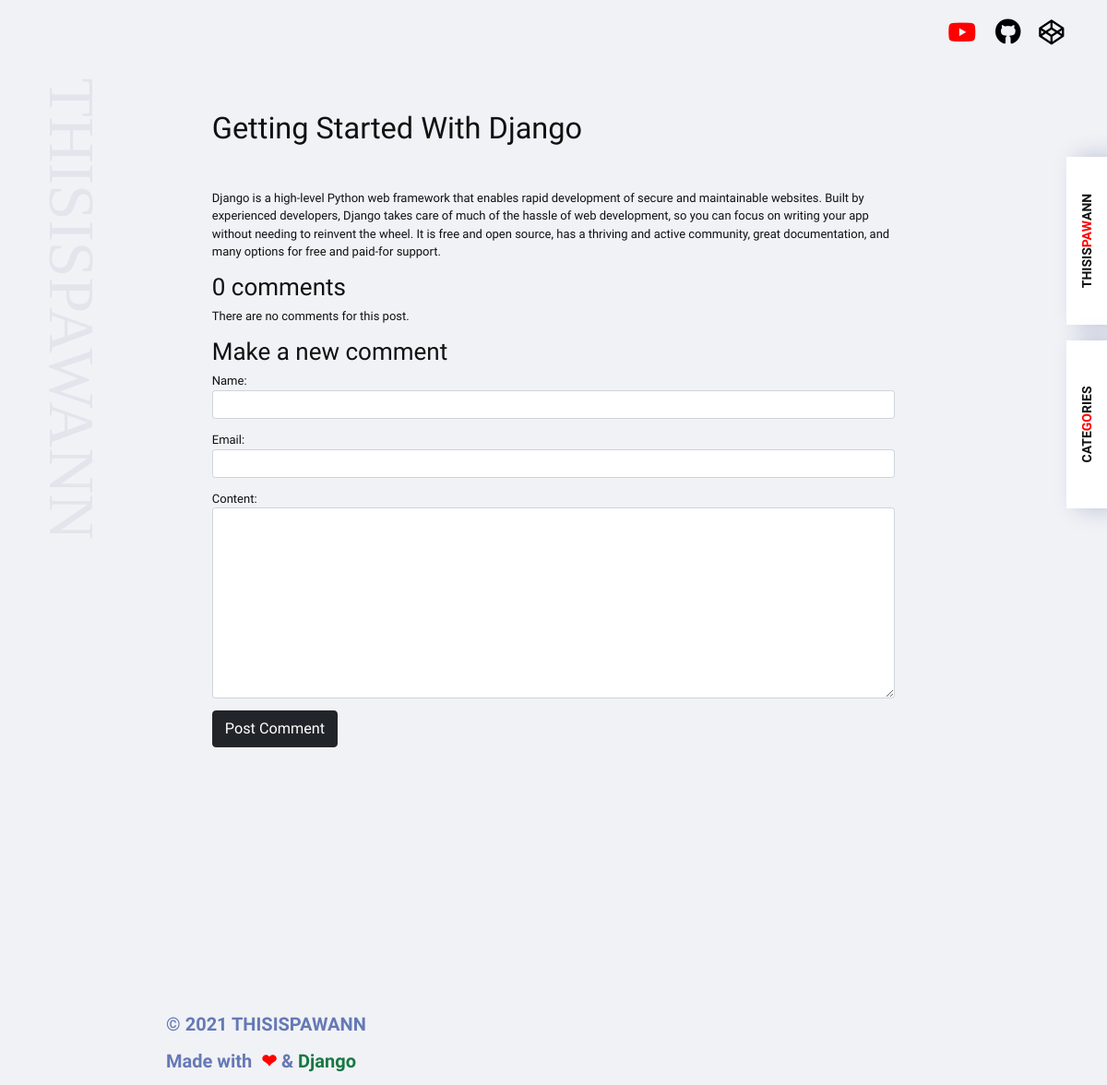
The page /django on the database as committed earlier.
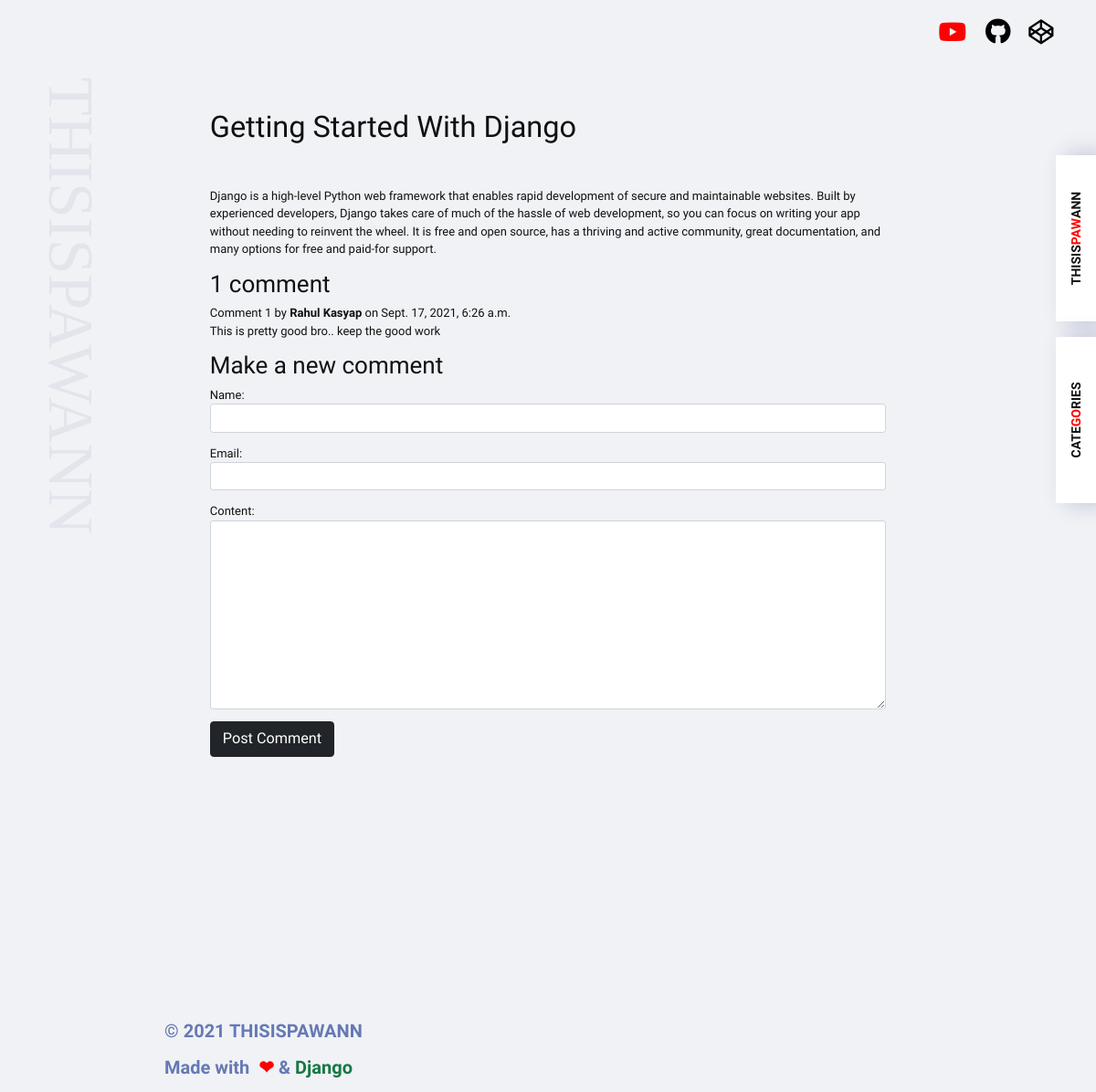
The same page on the database as committed later.
### posts/models.py (models this page shows, shortened)
class Post(models.Model):
    class NewManager(models.Manager):
        def get_queryset(self):
            return super().get_queryset() .filter(status='published')
    options = (
        ('draft', 'Draft'),
        ('published', 'Published'),
    )
    title = models.CharField(max_length=255)
    slug = models.SlugField(max_length=255, unique_for_date='publish')
    publish = models.DateTimeField(auto_now_add=True)
    author = models.ForeignKey(User, on_delete=models.CASCADE, related_name='blog_posts')
    content = models.TextField()
    status = models.CharField(max_length=255, choices=options, default='draft')
    objects = models.Manager() #default manager
    newmanager = NewManager() #custom manager
    class Meta:
        ordering = ('-publish',)

class Comment(models.Model):
    post = models.ForeignKey(Post, on_delete=models.CASCADE, related_name='comments')
    name = models.CharField(max_length=50)
    email = models.EmailField()
    content = models.TextField()
    publish = models.DateTimeField(auto_now_add=True)
    status = models.BooleanField(default=True)
    class Meta:
        ordering = ('publish',)

### posts/views.py (the view)
# urls.py: path('<slug:post>', PostDetail, name='PostDetail'),
def PostDetail(request, post):
    post = get_object_or_404(Post, slug=post, status='published')
    comments = post.comments.filter(status=True)
    user_comment = None
    if request.method == 'POST':
        comment_form = NewCommentForm(request.POST)
        if comment_form.is_valid():
            user_comment = comment_form.save(commit=False)
            user_comment.post = post
            user_comment.save()
            return HttpResponseRedirect("/" + post.slug)
    else:
        comment_form = NewCommentForm()
    return render(
        request,
        "post_detail.html",
        {
            "post": post,
            "comments": user_comment,
            "comments":comments,
            "comment_form" : comment_form,
        }
    )

### posts/forms.py
class NewCommentForm(forms.ModelForm):
    class Meta:
        model = Comment
        fields = ('name', 'email', 'content')
        widgets = {
            'name': forms.TextInput(attrs={'class':'col-sm-12 form-control'}),
            'email': forms.EmailInput(attrs={'class':'col-sm-12 form-control'}),
            'content': forms.Textarea(attrs={'class':'form-control'}),
        }

### templates/post_detail.html (shortened to what this page needs)
{% extends 'base.html' %} {% load static %}
 {% block body %}
<a href="#0" class="category">Cate<b style="color: red">go</b>ries</a>
<nav class="menu" data-scroll-section-inview="">
  <div class="container">
    <div class="row justify-content-md-center">
      <div class="col-md-8">
        <div class="col-12">
          <h1>{{post.title}}</h1>
        </div>
        <div class="col-12 pt-5">
          <p>{{post.content|safe}}</p>
        </div>
         <div class="col-md-12">
        {% with comments.count as total_comments %}
        <h2>
          {{ total_comments }} comment{{ total_comments|pluralize }}
        </h2>
        {% endwith %}
        {% for comment in comments %} Comment {{ forloop.counter }} by <b>{{ comment.name }}</b> on {{ comment.publish }}
        {{ comment.content|linebreaks }}
        {% empty %}
        <p>There are no comments for this post.</p>
        {% endfor %}
        <h2>Make a new comment</h2>
        <form method="post" id="myForm">
          {{ comment_form.as_p}}
          <button type="submit" class="btn btn-dark btn-lg btn-block">Post Comment</button>
        </form>
      </div>
      </div>
    </div>
  </div>
</nav>
{% endblock%}

### templates/base.html (shortened to what this page needs)
{% load static %}
<!DOCTYPE html>
<html lang="en">
  <head>
    <link
      href="https://cdn.jsdelivr.net/npm/bootstrap@5.0.2/dist/css/bootstrap.min.css"
      rel="stylesheet"
    />
    <link
      rel="stylesheet"
      href="https://cdnjs.cloudflare.com/ajax/libs/font-awesome/5.15.4/css/all.min.css"
    />
    <link rel="stylesheet" href="{% static 'css/style.css' %}" />
  </head>
  <body>
    <main>
      <div class="logo-back">
        <svg
          xmlns="http://www.w3.org/2000/svg"
          height="646"
          viewBox="0 0 88 646"
          style="width: 65px"
        >
          <text
            id="THISISPAWANN"
            transform="translate(20) rotate(90)"
            fill="#adb2c6"
            font-size="94"
            font-family="Broadway"
          >
            <tspan x="0" y="0">THISISPAWANN</tspan>
          </text>
        </svg>
      </div>
      <a href="/" class="name_tag"> THISIS<b style="color: red">PAW</b>ANN </a>
      <div class="header">
        <div class="header__title-wrap">
          <div class="header__links">
            <a href="" target="_blank" class="header__link"
              ><i class="icons fab fa-youtube"></i
            ></a>
            <a href="#" class="icons fab fa-github"></a>
            <a href="#codepenlink" target="_blank" class="header__link"
              ><i class="icons fab fa-codepen"></i
            ></a>
          </div>
        </div>
      </div>
    </main>
    {% block body %} {% endblock %}
    <h3 class="footer">
      © {% now "Y" %} THISISPAWANN<br />Made with&nbsp;
      <span class="heart" style="color: red">❤</span> &amp;&nbsp;<a
        href="https://docs.djangoproject.com"
        >Django</a
      >
    </h3>
  </body>
</html>

### static/css/style.css (style rules this page uses)
*, *::after, *::before { box-sizing: border-box; }
:root { font-size: 13px; }
body { margin: 0; --color-text: #111; --color-bg: #f1f2f6; --color-link: #000; --color-link-hover: #000; --color-menu: #2f3542; --color-menu-hover: #ffeba7; color: var(--color-text); background-color: var(--color-bg); --cursor-stroke: #102770; --cursor-fill: #102770; --cursor-stroke-width: 1px; -webkit-font-smoothing: antialiased; -moz-osx-font-smoothing: grayscale; font-family: 'Raleway', sans-serif; overflow-x: hidden; }
.logo-back { position: fixed; top: 0; left: 3rem; z-index: 1; width: 100%; height: 100%; opacity: 0.2; pointer-events: none; background-size: auto 80%; background-position: 5% center; background-repeat: no-repeat; }
.name_tag { position: fixed; z-index: 2000; top: 9.7rem; right: 0; font-size: 14px; color: #121212; line-height: 40px; height: 44px; border: 2px solid #fff; width: 14rem; text-align: center; font-family: 'Raleway', sans-serif; font-weight: 700; background-color: #fff; cursor: pointer; transform: rotate(-90deg); transform-origin: right bottom; box-shadow: 0 12px 25px 0 rgba(16, 39, 112,.25); transition: all 200ms linear; }
.header { top: 0; padding: 1rem 2.5rem; position: fixed; z-index: 1000; background: rgba(241,242,246,.9); width: 100%; z-index: 236; display: block; }
.header__links { position: relative; display: inline-block; margin: 0; float: right; }
.header__links:after { content: ''; display: table; clear: both; }
.header__links a { position: relative; transition: all 0.2s linear; font-size: 27.2px; height: 44px; padding: 0 7px; letter-spacing: 0; font-weight: 700; display: -webkit-inline-flex; display: -ms-inline-flexbox; display: inline-flex; align-items: center; justify-content: center; text-align: center; border: none; float: left; }
.icons { margin-right: 7px; }
.fa-youtube:before { content: "\f167"; color: red; }
a { text-decoration: none; color: var(--color-link); outline: none; cursor: pointer; }
.footer { position: relative; padding-left: 3rem; color: #6579b5; line-height: 2; font-weight: 600; padding-top: 15vh; font-size: 20px; }
.footer a { color: #167943; transition: all 0.2s linear; }
.category { position: fixed; z-index: 2000; top: 25rem; right: 0; font-size: 14px; color: #121212; line-height: 40px; height: 44px; border: 2px solid #fff; width: 14rem; text-align: center; text-transform: uppercase; font-family: 'Raleway', sans-serif; font-weight: 700; background-color: #fff; cursor: pointer; transform: rotate(-90deg); transform-origin: right bottom; box-shadow: 0 12px 25px 0 rgba(16, 39, 112,.25); transition: all 200ms linear; }
.menu { padding: 8rem 0 10vh 0; width: 90vw; position: relative; display: flex; flex-direction: column; -webkit-touch-callout: none; -webkit-user-select: none; -moz-user-select: none; -ms-user-select: none; user-select: none; counter-reset: menucounter; z-index: 2; }
@media screen and (min-width: 900px) { .menu { padding: 15vh 0 20vh 0; width: 100vw; } }
@media screen and (min-width: 900px) { .footer { padding-left: 15vw; justify-content: initial; width: 70vw; padding-top: 15vh; } }

Rows that differ between the two databases and show on the page:
added Comment: name "Rahul Kasyap", publish "Sept. 17, 2021, 6:26 a.m.", content "This is pretty good bro.. keep the good work"
Other text that changed with them:
{{ total_comments }}: "0" → "1"
text no longer shown: "There are no comments for this post."
